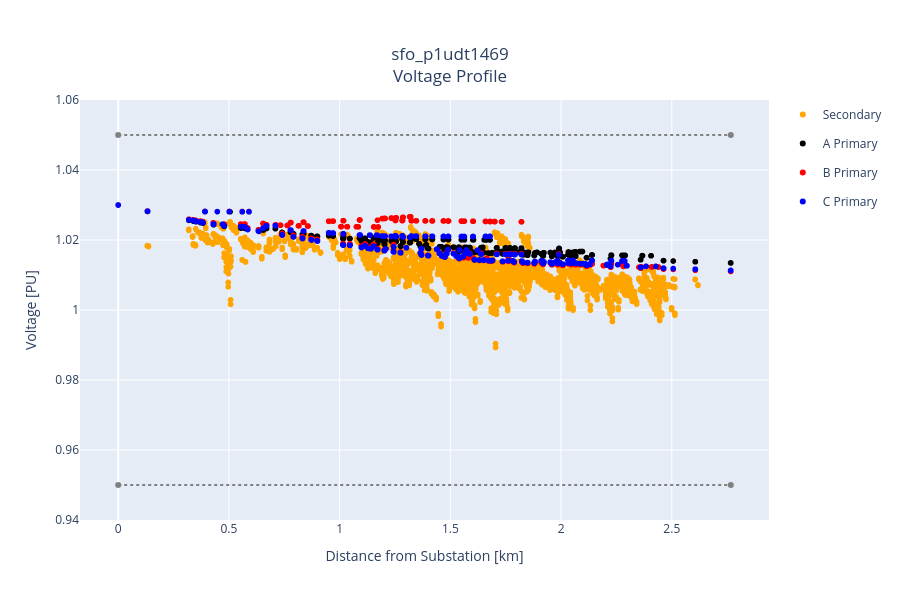

The notebook cell saved with this chart:
### Code cell
fig = feeder.plot(kind='plotly')

### Figure 1 — Plotly figure (JSON) as saved in the notebook; plotly's stock layout.template omitted (floating-point values rounded to 4 significant figures; data arrays with more than 128 entries replaced by an {"elided": "..."} marker saying what was removed)
{"data": [{"line": {"color": "grey", "dash": "dot", "width": 2}, "name": "Over Voltage", "showlegend": false, "type": "scatter", "x": [0, 2.767], "y": [1.05, 1.05]}, {"line": {"color": "grey", "dash": "dot", "width": 2}, "name": "Under Voltage", "showlegend": false, "type": "scatter", "x": [0, 2.767], "y": [0.95, 0.95]}, {"customdata": {"elided": "4803x3 mixed values"}, "hovertemplate": "<b>Bus:  %{customdata[0]}</b><br>\n    %{y:.4f} V PU<br>\n    %{customdata[2]}<br>\n    %{x:.2f} km from substation<br>\n    %{customdata[1]:.2f} kV Base<extra></extra>\n    ", "legendgroup": "Secondary", "marker": {"color": "orange", "symbol": "circle"}, "mode": "markers", "name": "Secondary", "showlegend": true, "type": "scattergl", "x": {"elided": "4803 float values"}, "xaxis": "x", "y": {"elided": "4803 float values"}, "yaxis": "y"}, {"customdata": {"elided": "616x3 mixed values"}, "hovertemplate": "<b>Bus:  %{customdata[0]}</b><br>\n    %{y:.4f} V PU<br>\n    %{customdata[2]}<br>\n    %{x:.2f} km from substation<br>\n    %{customdata[1]:.2f} kV Base<extra></extra>\n    ", "legendgroup": "A Primary", "marker": {"color": "black", "symbol": "circle"}, "mode": "markers", "name": "A Primary", "showlegend": true, "type": "scattergl", "x": {"elided": "616 float values"}, "xaxis": "x", "y": {"elided": "616 float values"}, "yaxis": "y"}, {"customdata": {"elided": "616x3 mixed values"}, "hovertemplate": "<b>Bus:  %{customdata[0]}</b><br>\n    %{y:.4f} V PU<br>\n    %{customdata[2]}<br>\n    %{x:.2f} km from substation<br>\n    %{customdata[1]:.2f} kV Base<extra></extra>\n    ", "legendgroup": "B Primary", "marker": {"color": "red", "symbol": "circle"}, "mode": "markers", "name": "B Primary", "showlegend": true, "type": "scattergl", "x": {"elided": "616 float values"}, "xaxis": "x", "y": {"elided": "616 float values"}, "yaxis": "y"}, {"customdata": {"elided": "616x3 mixed values"}, "hovertemplate": "<b>Bus:  %{customdata[0]}</b><br>\n    %{y:.4f} V PU<br>\n    %{customdata[2]}<br>\n    %{x:.2f} km from substation<br>\n    %{customdata[1]:.2f} kV Base<extra></extra>\n    ", "legendgroup": "C Primary", "marker": {"color": "blue", "symbol": "circle"}, "mode": "markers", "name": "C Primary", "showlegend": true, "type": "scattergl", "x": {"elided": "616 float values"}, "xaxis": "x", "y": {"elided": "616 float values"}, "yaxis": "y"}], "layout": {"height": 600, "hoverlabel": {"font": {"size": 16}}, "title": {"text": "sfo_p1udt1469<br>Voltage Profile", "x": 0.5, "xanchor": "center", "y": 0.9, "yanchor": "top"}, "width": 900, "xaxis": {"showspikes": true, "spikethickness": 1, "title": {"text": "Distance from Substation [km]"}}, "yaxis": {"range": [0.94, 1.06], "showspikes": true, "spikethickness": 1, "title": {"text": "Voltage [PU]"}}}}
